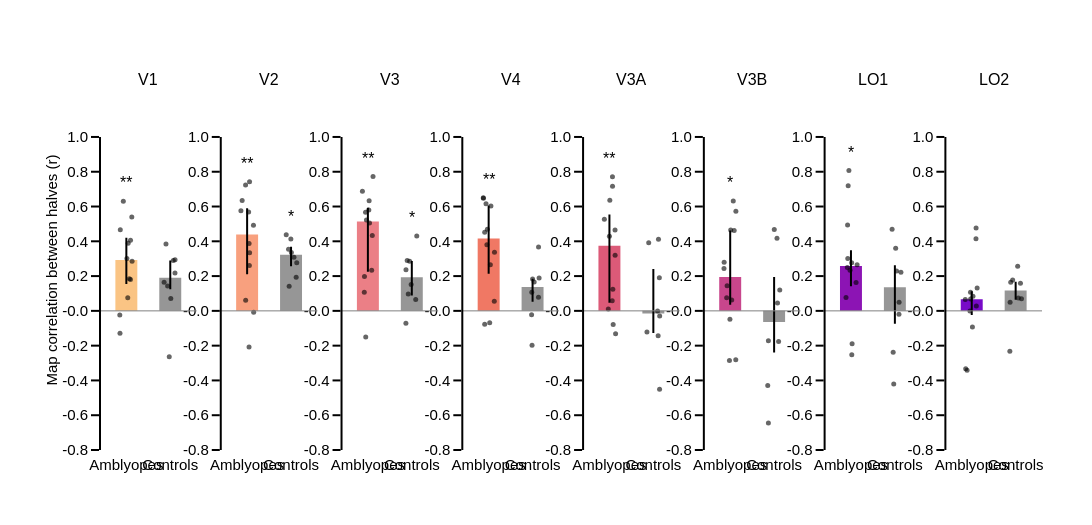

Notebook code for this chart:
### Markdown cell above
**Figure A (group):** the same test for every subject. For each subject and ROI, Spearman r across vertices between the β_FE − β_AE maps of half A and half B (interleaved split, true eyes), i.e. the r of the example scatter plots above, computed for all subjects. Bars = median, error bars = 25-75 %, one dot per subject. Stars: r > 0 (Wilcoxon one-sided, FDR over the 8 ROIs, per group).

### Code cell
# Figure A (group): map correlation between the halves of the interleaved split, every subject
df_a = df_sh[df_sh.split == 'interleaved']
rows = []
for roi in rois_to_keep:
    for group in groups:
        v = df_a[(df_a.roi == roi) & (df_a.group == group)].r_true.dropna()
        rows.append({'roi': roi, 'group': group, 'median_r': v.median(), 'n': len(v),
                     'p': stats.wilcoxon(v, alternative='greater').pvalue})
a_stats = pd.DataFrame(rows)
a_stats['p_fdr'] = a_stats.groupby('group').p.transform(bh_fdr)
a_stats = a_stats.set_index(['group', 'roi'])
print(a_stats.round(3).unstack('group').to_string())

rng = np.random.default_rng(0)
w = 0.5
r_ticks = nice_ticks(df_a.r_true, 0.2)
y_step = (r_ticks[-1] - r_ticks[0]) * 0.05
fig = make_subplots(rows=1, cols=cols, subplot_titles=rois_to_keep, horizontal_spacing=hor_spacing)
for col_idx, roi in enumerate(rois_to_keep, start=1):
    for g_i, group in enumerate(groups):
        v = df_a[(df_a.roi == roi) & (df_a.group == group)].r_true.dropna()
        med, p25, p75 = v.median(), np.percentile(v, 25), np.percentile(v, 75)
        fig.add_trace(go.Bar(x=[g_i], y=[med], width=w, showlegend=False,
                             marker=dict(color=roi_colors_rgb[roi] if group == 'patient' else ctrl_color),
                             error_y=dict(type='data', array=[p75 - med], arrayminus=[med - p25], thickness=2, width=0, color='black')),
                      row=1, col=col_idx)
        fig.add_trace(go.Scatter(x=g_i + rng.uniform(-w * 0.3, w * 0.3, len(v)), y=v, mode='markers', showlegend=False,
                                 marker=dict(size=5, color='rgba(0,0,0,0.6)')), row=1, col=col_idx)
        fig.add_annotation(x=g_i, y=max(v.max(), 0) + y_step / 2, yanchor='bottom', showarrow=False, font=dict(size=16),
                           text=stars(a_stats.loc[(group, roi), 'p_fdr']), row=1, col=col_idx)
    xref, yref = 'x{}'.format('' if col_idx == 1 else col_idx), 'y{}'.format('' if col_idx == 1 else col_idx)
    fig.add_shape(type='line', x0=0, x1=1, y0=0, y1=0, xref='{} domain'.format(xref), yref=yref, line=dict(color='grey', width=1))
    fig.add_shape(type='line', x0=0, x1=0, y0=r_ticks[0], y1=r_ticks[-1], xref='{} domain'.format(xref), yref=yref,
                  line=dict(color=template_specs['axes_color'], width=template_specs['axes_width']))
fig.update_xaxes(showline=True, ticklen=0, linecolor='rgba(255,255,255,0)', tickangle=0, range=[-0.6, 1.6],
                 tickvals=[0, 1], ticktext=[group_labels[g] for g in groups])
fig.update_yaxes(showline=False, range=[r_ticks[0], r_ticks[-1] + 3 * y_step], tickvals=r_ticks,
                 ticktext=['{:.1f}'.format(t) for t in r_ticks])
fig.update_yaxes(title_text='Map correlation between halves (r)', row=1, col=1)
fig.update_layout(template=fig_template, height=fig_height, width=fig_width,
                  margin_l=fig_margin[0], margin_t=fig_margin[1] + 40, margin_r=fig_margin[2], margin_b=fig_margin[3])
fig.show()
fig.write_image('{}/od_q5_A_group_map_correlation.pdf'.format(fig_dir))

### Figure 1 — Plotly figure (JSON) as saved in the notebook; plotly's stock layout.template omitted (floating-point values rounded to 4 significant figures)
{"data": [{"error_y": {"array": [0.1277], "arrayminus": [0.1389], "color": "black", "thickness": 2, "type": "data", "width": 0}, "marker": {"color": "rgb(250, 196, 132)"}, "showlegend": false, "type": "bar", "width": 0.5, "x": [0], "xaxis": "x", "y": [0.293], "yaxis": "y"}, {"marker": {"color": "rgba(0, 0, 0, 0.6)", "size": 5}, "mode": "markers", "showlegend": false, "type": "scatter", "x": [0.04109, -0.06906, -0.1377, -0.145, 0.09398, 0.1238, 0.03199, 0.06885, 0.01309, 0.1305, 0.09476, -0.1492], "xaxis": "x", "y": [0.3882, 0.6301, 0.4665, -0.1286, 0.1804, 0.5398, 0.07519, 0.1843, 0.3012, 0.2848, 0.4055, -0.02368], "yaxis": "y"}, {"error_y": {"array": [0.09937], "arrayminus": [0.06617], "color": "black", "thickness": 2, "type": "data", "width": 0}, "marker": {"color": "rgb(150,150,150)"}, "showlegend": false, "type": "bar", "width": 0.5, "x": [1], "xaxis": "x", "y": [0.1909], "yaxis": "y"}, {"marker": {"color": "rgba(0, 0, 0, 0.6)", "size": 5}, "mode": "markers", "showlegend": false, "type": "scatter", "x": [1.107, 0.8601, 1.069, 0.9027, 1.109, 1.012, 0.9399, 0.9768], "xaxis": "x", "y": [0.218, 0.1639, 0.2891, 0.3847, 0.294, 0.07045, 0.1429, -0.2639], "yaxis": "y"}, {"error_y": {"array": [0.1511], "arrayminus": [0.2287], "color": "black", "thickness": 2, "type": "data", "width": 0}, "marker": {"color": "rgb(248, 160, 126)"}, "showlegend": false, "type": "bar", "width": 0.5, "x": [0], "xaxis": "x2", "y": [0.4394], "yaxis": "y2"}, {"marker": {"color": "rgba(0, 0, 0, 0.6)", "size": 5}, "mode": "markers", "showlegend": false, "type": "scatter", "x": [-0.1415, -0.1127, 0.05119, 0.04416, 0.03462, -0.0349, 0.1492, 0.1443, 0.05566, 0.04514, 0.05653, -0.03332], "xaxis": "x2", "y": [0.5757, 0.6349, 0.2607, -0.2072, 0.5689, 0.724, -0.007597, 0.4916, 0.7419, 0.3872, 0.3335, 0.06085], "yaxis": "y2"}, {"error_y": {"array": [0.04711], "arrayminus": [0.06609], "color": "black", "thickness": 2, "type": "data", "width": 0}, "marker": {"color": "rgb(150,150,150)"}, "showlegend": false, "type": "bar", "width": 0.5, "x": [1], "xaxis": "x2", "y": [0.3222], "yaxis": "y2"}, {"marker": {"color": "rgba(0, 0, 0, 0.6)", "size": 5}, "mode": "markers", "showlegend": false, "type": "scatter", "x": [0.8905, 1.066, 1.008, 0.9431, 0.9958, 1.117, 1.13, 0.9573], "xaxis": "x2", "y": [0.4381, 0.3087, 0.3356, 0.3545, 0.4135, 0.1933, 0.277, 0.1417], "yaxis": "y2"}, {"error_y": {"array": [0.07911], "arrayminus": [0.2897], "color": "black", "thickness": 2, "type": "data", "width": 0}, "marker": {"color": "rgb(235, 127, 134)"}, "showlegend": false, "type": "bar", "width": 0.5, "x": [0], "xaxis": "x3", "y": [0.5144], "yaxis": "y3"}, {"marker": {"color": "rgba(0, 0, 0, 0.6)", "size": 5}, "mode": "markers", "showlegend": false, "type": "scatter", "x": [0.02146, -0.05344, 0.02829, -0.04863, -0.03251, 0.1171, -0.08185, 0.03696, -0.1248, 0.09979, 0.08613, -0.07819], "xaxis": "x3", "y": [0.5803, 0.5676, 0.6334, -0.1508, 0.5232, 0.7733, 0.1069, 0.5057, 0.6874, 0.4339, 0.2337, 0.198], "yaxis": "y3"}, {"error_y": {"array": [0.09324], "arrayminus": [0.1046], "color": "black", "thickness": 2, "type": "data", "width": 0}, "marker": {"color": "rgb(150,150,150)"}, "showlegend": false, "type": "bar", "width": 0.5, "x": [1], "xaxis": "x3", "y": [0.1936], "yaxis": "y3"}, {"marker": {"color": "rgba(0, 0, 0, 0.6)", "size": 5}, "mode": "markers", "showlegend": false, "type": "scatter", "x": [1.113, 0.8676, 0.9508, 0.8951, 0.9851, 1.089, 0.9192, 0.8656], "xaxis": "x3", "y": [0.4302, 0.2363, 0.286, 0.2895, 0.1509, 0.06466, 0.09709, -0.07139], "yaxis": "y3"}, {"error_y": {"array": [0.1899], "arrayminus": [0.2028], "color": "black", "thickness": 2, "type": "data", "width": 0}, "marker": {"color": "rgb(240, 120, 100)"}, "showlegend": false, "type": "bar", "width": 0.5, "x": [0], "xaxis": "x4", "y": [0.4161], "yaxis": "y4"}, {"marker": {"color": "rgba(0, 0, 0, 0.6)", "size": 5}, "mode": "markers", "showlegend": false, "type": "scatter", "x": [-0.02863, -0.09045, -0.1228, 0.0241, -0.06039, 0.0516, -0.09015, 0.1326, -0.04047, -0.1184, 0.03873, 0.1281], "xaxis": "x4", "y": [0.4696, 0.4524, 0.6502, -0.06896, 0.6152, 0.6029, -0.07651, 0.3369, 0.3799, 0.648, 0.2658, 0.05586], "yaxis": "y4"}, {"error_y": {"array": [0.04839], "arrayminus": [0.08381], "color": "black", "thickness": 2, "type": "data", "width": 0}, "marker": {"color": "rgb(150,150,150)"}, "showlegend": false, "type": "bar", "width": 0.5, "x": [1], "xaxis": "x4", "y": [0.1368], "yaxis": "y4"}, {"marker": {"color": "rgba(0, 0, 0, 0.6)", "size": 5}, "mode": "markers", "showlegend": false, "type": "scatter", "x": [0.9821, 1.136, 1.0, 0.9776, 1.036, 1.149, 1.135, 0.988], "xaxis": "x4", "y": [0.1075, 0.3674, 0.1838, -0.02241, 0.1661, 0.1893, 0.0781, -0.1974], "yaxis": "y4"}, {"error_y": {"array": [0.1798], "arrayminus": [0.3282], "color": "black", "thickness": 2, "type": "data", "width": 0}, "marker": {"color": "rgb(220, 90, 120)"}, "showlegend": false, "type": "bar", "width": 0.5, "x": [0], "xaxis": "x5", "y": [0.3746], "yaxis": "y5"}, {"marker": {"color": "rgba(0, 0, 0, 0.6)", "size": 5}, "mode": "markers", "showlegend": false, "type": "scatter", "x": [0.07732, -0.0007732, 0.008794, 0.08574, -0.0256, 0.07035, 0.06334, 0.1296, -0.1155, 0.0687, 0.1282, 0.1404], "xaxis": "x5", "y": [0.1249, 0.4289, 0.6366, -0.0787, 0.01098, 0.7171, 0.05818, 0.3204, 0.527, 0.7709, 0.4653, -0.132], "yaxis": "y5"}, {"error_y": {"array": [0.2561], "arrayminus": [0.1115], "color": "black", "thickness": 2, "type": "data", "width": 0}, "marker": {"color": "rgb(150,150,150)"}, "showlegend": false, "type": "bar", "width": 0.5, "x": [1], "xaxis": "x5", "y": [-0.01528], "yaxis": "y5"}, {"marker": {"color": "rgba(0, 0, 0, 0.6)", "size": 5}, "mode": "markers", "showlegend": false, "type": "scatter", "x": [0.8544, 1.109, 1.144, 1.137, 0.8946, 1.142, 1.117, 1.097], "xaxis": "x5", "y": [-0.1213, -0.1433, -0.02987, 0.1908, 0.3911, -0.4505, 0.4116, -0.0006877], "yaxis": "y5"}, {"error_y": {"array": [0.2678], "arrayminus": [0.1598], "color": "black", "thickness": 2, "type": "data", "width": 0}, "marker": {"color": "rgb(200, 70, 140)"}, "showlegend": false, "type": "bar", "width": 0.5, "x": [0], "xaxis": "x6", "y": [0.1945], "yaxis": "y6"}, {"marker": {"color": "rgba(0, 0, 0, 0.6)", "size": 5}, "mode": "markers", "showlegend": false, "type": "scatter", "x": [-0.006004, -0.08029, 0.09056, 0.1271, -0.07016, 0.01168, -0.01717, 0.1293, -0.1378, 0.0696, 0.03431, -0.1415], "xaxis": "x6", "y": [-0.04859, 0.07506, 0.4616, -0.2806, 0.1448, 0.4644, -0.2854, 0.5731, 0.2791, 0.6323, 0.0624, 0.2441], "yaxis": "y6"}, {"error_y": {"array": [0.2582], "arrayminus": [0.1758], "color": "black", "thickness": 2, "type": "data", "width": 0}, "marker": {"color": "rgb(150,150,150)"}, "showlegend": false, "type": "bar", "width": 0.5, "x": [1], "xaxis": "x6", "y": [-0.06355], "yaxis": "y6"}, {"marker": {"color": "rgba(0, 0, 0, 0.6)", "size": 5}, "mode": "markers", "showlegend": false, "type": "scatter", "x": [1.066, 0.8548, 1.077, 1.004, 1.129, 0.8698, 1.102, 0.87], "xaxis": "x6", "y": [0.4177, -0.4288, 0.04473, 0.4675, 0.1203, -0.1718, -0.1762, -0.6441], "yaxis": "y6"}, {"error_y": {"array": [0.09186], "arrayminus": [0.1161], "color": "black", "thickness": 2, "type": "data", "width": 0}, "marker": {"color": "rgb(140, 20, 180)"}, "showlegend": false, "type": "bar", "width": 0.5, "x": [0], "xaxis": "x7", "y": [0.2573], "yaxis": "y7"}, {"marker": {"color": "rgba(0, 0, 0, 0.6)", "size": 5}, "mode": "markers", "showlegend": false, "type": "scatter", "x": [-0.04671, -0.02091, 0.1398, 0.01867, -0.07234, -0.0775, 0.1164, -0.08224, -0.1126, -0.0635, 0.02584, 0.01623], "xaxis": "x7", "y": [0.8071, 0.2331, 0.2646, -0.2516, 0.301, 0.4939, 0.1628, 0.2501, 0.07651, 0.7193, -0.1895, 0.2765], "yaxis": "y7"}, {"error_y": {"array": [0.1259], "arrayminus": [0.2099], "color": "black", "thickness": 2, "type": "data", "width": 0}, "marker": {"color": "rgb(150,150,150)"}, "showlegend": false, "type": "bar", "width": 0.5, "x": [1], "xaxis": "x7", "y": [0.1361], "yaxis": "y7"}, {"marker": {"color": "rgba(0, 0, 0, 0.6)", "size": 5}, "mode": "markers", "showlegend": false, "type": "scatter", "x": [1.093, 1.018, 0.9365, 0.9739, 1.095, 1.038, 1.138, 0.9608], "xaxis": "x7", "y": [-0.01893, 0.3597, 0.4693, -0.4207, 0.0495, 0.2293, 0.2226, -0.2384], "yaxis": "y7"}, {"error_y": {"array": [0.04633], "arrayminus": [0.09066], "color": "black", "thickness": 2, "type": "data", "width": 0}, "marker": {"color": "rgb(120, 10, 200)"}, "showlegend": false, "type": "bar", "width": 0.5, "x": [0], "xaxis": "x8", "y": [0.06656], "yaxis": "y8"}, {"marker": {"color": "rgba(0, 0, 0, 0.6)", "size": 5}, "mode": "markers", "showlegend": false, "type": "scatter", "x": [0.01578, 0.02818, 0.1045, -0.1064, -0.02805, 0.123, -0.1371, 0.09681, -0.02538, 0.09894, -0.147, -0.04049], "xaxis": "x8", "y": [-0.09277, 0.08448, 0.02824, -0.3408, 0.1068, 0.1312, -0.3326, 0.4141, 0.06756, 0.4768, 0.06555, -0.001217], "yaxis": "y8"}, {"error_y": {"array": [0.05107], "arrayminus": [0.05223], "color": "black", "thickness": 2, "type": "data", "width": 0}, "marker": {"color": "rgb(150,150,150)"}, "showlegend": false, "type": "bar", "width": 0.5, "x": [1], "xaxis": "x8", "y": [0.1165], "yaxis": "y8"}, {"marker": {"color": "rgba(0, 0, 0, 0.6)", "size": 5}, "mode": "markers", "showlegend": false, "type": "scatter", "x": [0.8736, 1.046, 0.9322, 1.061, 1.133, 0.888, 1.109, 0.8678], "xaxis": "x8", "y": [0.05001, 0.2567, 0.1782, 0.07409, 0.06906, 0.1641, 0.159, -0.2316], "yaxis": "y8"}], "layout": {"annotations": [{"font": {"size": 16}, "showarrow": false, "text": "V1", "x": 0.05128, "xanchor": "center", "xref": "paper", "y": 1, "yanchor": "bottom", "yref": "paper"}, {"font": {"size": 16}, "showarrow": false, "text": "V2", "x": 0.1795, "xanchor": "center", "xref": "paper", "y": 1, "yanchor": "bottom", "yref": "paper"}, {"font": {"size": 16}, "showarrow": false, "text": "V3", "x": 0.3077, "xanchor": "center", "xref": "paper", "y": 1, "yanchor": "bottom", "yref": "paper"}, {"font": {"size": 16}, "showarrow": false, "text": "V4", "x": 0.4359, "xanchor": "center", "xref": "paper", "y": 1, "yanchor": "bottom", "yref": "paper"}, {"font": {"size": 16}, "showarrow": false, "text": "V3A", "x": 0.5641, "xanchor": "center", "xref": "paper", "y": 1, "yanchor": "bottom", "yref": "paper"}, {"font": {"size": 16}, "showarrow": false, "text": "V3B", "x": 0.6923, "xanchor": "center", "xref": "paper", "y": 1, "yanchor": "bottom", "yref": "paper"}, {"font": {"size": 16}, "showarrow": false, "text": "LO1", "x": 0.8205, "xanchor": "center", "xref": "paper", "y": 1, "yanchor": "bottom", "yref": "paper"}, {"font": {"size": 16}, "showarrow": false, "text": "LO2", "x": 0.9487, "xanchor": "center", "xref": "paper", "y": 1, "yanchor": "bottom", "yref": "paper"}, {"font": {"size": 16}, "showarrow": false, "text": "**", "x": 0, "xref": "x", "y": 0.6751, "yanchor": "bottom", "yref": "y"}, {"font": {"size": 16}, "showarrow": false, "text": "", "x": 1, "xref": "x", "y": 0.4297, "yanchor": "bottom", "yref": "y"}, {"font": {"size": 16}, "showarrow": false, "text": "**", "x": 0, "xref": "x2", "y": 0.7869, "yanchor": "bottom", "yref": "y2"}, {"font": {"size": 16}, "showarrow": false, "text": "*", "x": 1, "xref": "x2", "y": 0.4831, "yanchor": "bottom", "yref": "y2"}, {"font": {"size": 16}, "showarrow": false, "text": "**", "x": 0, "xref": "x3", "y": 0.8183, "yanchor": "bottom", "yref": "y3"}, {"font": {"size": 16}, "showarrow": false, "text": "*", "x": 1, "xref": "x3", "y": 0.4752, "yanchor": "bottom", "yref": "y3"}, {"font": {"size": 16}, "showarrow": false, "text": "**", "x": 0, "xref": "x4", "y": 0.6952, "yanchor": "bottom", "yref": "y4"}, {"font": {"size": 16}, "showarrow": false, "text": "", "x": 1, "xref": "x4", "y": 0.4124, "yanchor": "bottom", "yref": "y4"}, {"font": {"size": 16}, "showarrow": false, "text": "**", "x": 0, "xref": "x5", "y": 0.8159, "yanchor": "bottom", "yref": "y5"}, {"font": {"size": 16}, "showarrow": false, "text": "", "x": 1, "xref": "x5", "y": 0.4566, "yanchor": "bottom", "yref": "y5"}, {"font": {"size": 16}, "showarrow": false, "text": "*", "x": 0, "xref": "x6", "y": 0.6773, "yanchor": "bottom", "yref": "y6"}, {"font": {"size": 16}, "showarrow": false, "text": "", "x": 1, "xref": "x6", "y": 0.5125, "yanchor": "bottom", "yref": "y6"}, {"font": {"size": 16}, "showarrow": false, "text": "*", "x": 0, "xref": "x7", "y": 0.8521, "yanchor": "bottom", "yref": "y7"}, {"font": {"size": 16}, "showarrow": false, "text": "", "x": 1, "xref": "x7", "y": 0.5143, "yanchor": "bottom", "yref": "y7"}, {"font": {"size": 16}, "showarrow": false, "text": "", "x": 0, "xref": "x8", "y": 0.5218, "yanchor": "bottom", "yref": "y8"}, {"font": {"size": 16}, "showarrow": false, "text": "", "x": 1, "xref": "x8", "y": 0.3017, "yanchor": "bottom", "yref": "y8"}], "height": 525, "margin": {"b": 75, "l": 100, "r": 50, "t": 90}, "shapes": [{"line": {"color": "grey", "width": 1}, "type": "line", "x0": 0, "x1": 1, "xref": "x domain", "y0": 0, "y1": 0, "yref": "y"}, {"line": {"color": "rgba(0, 0, 0, 1)", "width": 2}, "type": "line", "x0": 0, "x1": 0, "xref": "x domain", "y0": -0.8, "y1": 1, "yref": "y"}, {"line": {"color": "grey", "width": 1}, "type": "line", "x0": 0, "x1": 1, "xref": "x2 domain", "y0": 0, "y1": 0, "yref": "y2"}, {"line": {"color": "rgba(0, 0, 0, 1)", "width": 2}, "type": "line", "x0": 0, "x1": 0, "xref": "x2 domain", "y0": -0.8, "y1": 1, "yref": "y2"}, {"line": {"color": "grey", "width": 1}, "type": "line", "x0": 0, "x1": 1, "xref": "x3 domain", "y0": 0, "y1": 0, "yref": "y3"}, {"line": {"color": "rgba(0, 0, 0, 1)", "width": 2}, "type": "line", "x0": 0, "x1": 0, "xref": "x3 domain", "y0": -0.8, "y1": 1, "yref": "y3"}, {"line": {"color": "grey", "width": 1}, "type": "line", "x0": 0, "x1": 1, "xref": "x4 domain", "y0": 0, "y1": 0, "yref": "y4"}, {"line": {"color": "rgba(0, 0, 0, 1)", "width": 2}, "type": "line", "x0": 0, "x1": 0, "xref": "x4 domain", "y0": -0.8, "y1": 1, "yref": "y4"}, {"line": {"color": "grey", "width": 1}, "type": "line", "x0": 0, "x1": 1, "xref": "x5 domain", "y0": 0, "y1": 0, "yref": "y5"}, {"line": {"color": "rgba(0, 0, 0, 1)", "width": 2}, "type": "line", "x0": 0, "x1": 0, "xref": "x5 domain", "y0": -0.8, "y1": 1, "yref": "y5"}, {"line": {"color": "grey", "width": 1}, "type": "line", "x0": 0, "x1": 1, "xref": "x6 domain", "y0": 0, "y1": 0, "yref": "y6"}, {"line": {"color": "rgba(0, 0, 0, 1)", "width": 2}, "type": "line", "x0": 0, "x1": 0, "xref": "x6 domain", "y0": -0.8, "y1": 1, "yref": "y6"}, {"line": {"color": "grey", "width": 1}, "type": "line", "x0": 0, "x1": 1, "xref": "x7 domain", "y0": 0, "y1": 0, "yref": "y7"}, {"line": {"color": "rgba(0, 0, 0, 1)", "width": 2}, "type": "line", "x0": 0, "x1": 0, "xref": "x7 domain", "y0": -0.8, "y1": 1, "yref": "y7"}, {"line": {"color": "grey", "width": 1}, "type": "line", "x0": 0, "x1": 1, "xref": "x8 domain", "y0": 0, "y1": 0, "yref": "y8"}, {"line": {"color": "rgba(0, 0, 0, 1)", "width": 2}, "type": "line", "x0": 0, "x1": 0, "xref": "x8 domain", "y0": -0.8, "y1": 1, "yref": "y8"}], "width": 2100, "xaxis": {"anchor": "y", "domain": [0, 0.1026], "linecolor": "rgba(255,255,255,0)", "range": [-0.6, 1.6], "showline": true, "tickangle": 0, "ticklen": 0, "ticktext": ["Amblyopes", "Controls"], "tickvals": [0, 1], "type": "linear"}, "xaxis2": {"anchor": "y2", "domain": [0.1282, 0.2308], "linecolor": "rgba(255,255,255,0)", "range": [-0.6, 1.6], "showline": true, "tickangle": 0, "ticklen": 0, "ticktext": ["Amblyopes", "Controls"], "tickvals": [0, 1], "type": "linear"}, "xaxis3": {"anchor": "y3", "domain": [0.2564, 0.359], "linecolor": "rgba(255,255,255,0)", "range": [-0.6, 1.6], "showline": true, "tickangle": 0, "ticklen": 0, "ticktext": ["Amblyopes", "Controls"], "tickvals": [0, 1], "type": "linear"}, "xaxis4": {"anchor": "y4", "domain": [0.3846, 0.4872], "linecolor": "rgba(255,255,255,0)", "range": [-0.6, 1.6], "showline": true, "tickangle": 0, "ticklen": 0, "ticktext": ["Amblyopes", "Controls"], "tickvals": [0, 1], "type": "linear"}, "xaxis5": {"anchor": "y5", "domain": [0.5128, 0.6154], "linecolor": "rgba(255,255,255,0)", "range": [-0.6, 1.6], "showline": true, "tickangle": 0, "ticklen": 0, "ticktext": ["Amblyopes", "Controls"], "tickvals": [0, 1], "type": "linear"}, "xaxis6": {"anchor": "y6", "domain": [0.641, 0.7436], "linecolor": "rgba(255,255,255,0)", "range": [-0.6, 1.6], "showline": true, "tickangle": 0, "ticklen": 0, "ticktext": ["Amblyopes", "Controls"], "tickvals": [0, 1], "type": "linear"}, "xaxis7": {"anchor": "y7", "domain": [0.7692, 0.8718], "linecolor": "rgba(255,255,255,0)", "range": [-0.6, 1.6], "showline": true, "tickangle": 0, "ticklen": 0, "ticktext": ["Amblyopes", "Controls"], "tickvals": [0, 1], "type": "linear"}, "xaxis8": {"anchor": "y8", "domain": [0.8974, 1.0], "linecolor": "rgba(255,255,255,0)", "range": [-0.6, 1.6], "showline": true, "tickangle": 0, "ticklen": 0, "ticktext": ["Amblyopes", "Controls"], "tickvals": [0, 1], "type": "linear"}, "yaxis": {"anchor": "x", "domain": [0, 1], "range": [-0.8, 1.27], "showline": false, "ticktext": ["-0.8", "-0.6", "-0.4", "-0.2", "-0.0", "0.2", "0.4", "0.6", "0.8", "1.0"], "tickvals": [-0.8, -0.6, -0.4, -0.2, 0, 0.2, 0.4, 0.6, 0.8, 1], "title": {"text": "Map correlation between halves (r)"}, "type": "linear"}, "yaxis2": {"anchor": "x2", "domain": [0, 1], "range": [-0.8, 1.27], "showline": false, "ticktext": ["-0.8", "-0.6", "-0.4", "-0.2", "-0.0", "0.2", "0.4", "0.6", "0.8", "1.0"], "tickvals": [-0.8, -0.6, -0.4, -0.2, 0, 0.2, 0.4, 0.6, 0.8, 1], "type": "linear"}, "yaxis3": {"anchor": "x3", "domain": [0, 1], "range": [-0.8, 1.27], "showline": false, "ticktext": ["-0.8", "-0.6", "-0.4", "-0.2", "-0.0", "0.2", "0.4", "0.6", "0.8", "1.0"], "tickvals": [-0.8, -0.6, -0.4, -0.2, 0, 0.2, 0.4, 0.6, 0.8, 1], "type": "linear"}, "yaxis4": {"anchor": "x4", "domain": [0, 1], "range": [-0.8, 1.27], "showline": false, "ticktext": ["-0.8", "-0.6", "-0.4", "-0.2", "-0.0", "0.2", "0.4", "0.6", "0.8", "1.0"], "tickvals": [-0.8, -0.6, -0.4, -0.2, 0, 0.2, 0.4, 0.6, 0.8, 1], "type": "linear"}, "yaxis5": {"anchor": "x5", "domain": [0, 1], "range": [-0.8, 1.27], "showline": false, "ticktext": ["-0.8", "-0.6", "-0.4", "-0.2", "-0.0", "0.2", "0.4", "0.6", "0.8", "1.0"], "tickvals": [-0.8, -0.6, -0.4, -0.2, 0, 0.2, 0.4, 0.6, 0.8, 1], "type": "linear"}, "yaxis6": {"anchor": "x6", "domain": [0, 1], "range": [-0.8, 1.27], "showline": false, "ticktext": ["-0.8", "-0.6", "-0.4", "-0.2", "-0.0", "0.2", "0.4", "0.6", "0.8", "1.0"], "tickvals": [-0.8, -0.6, -0.4, -0.2, 0, 0.2, 0.4, 0.6, 0.8, 1], "type": "linear"}, "yaxis7": {"anchor": "x7", "domain": [0, 1], "range": [-0.8, 1.27], "showline": false, "ticktext": ["-0.8", "-0.6", "-0.4", "-0.2", "-0.0", "0.2", "0.4", "0.6", "0.8", "1.0"], "tickvals": [-0.8, -0.6, -0.4, -0.2, 0, 0.2, 0.4, 0.6, 0.8, 1], "type": "linear"}, "yaxis8": {"anchor": "x8", "domain": [0, 1], "range": [-0.8, 1.27], "showline": false, "ticktext": ["-0.8", "-0.6", "-0.4", "-0.2", "-0.0", "0.2", "0.4", "0.6", "0.8", "1.0"], "tickvals": [-0.8, -0.6, -0.4, -0.2, 0, 0.2, 0.4, 0.6, 0.8, 1], "type": "linear"}}}
